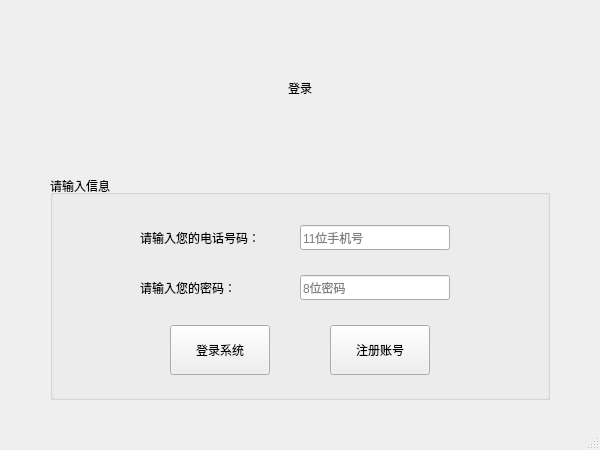
<?xml version="1.0" encoding="UTF-8"?>
<ui version="4.0">
 <class>ProjectFrontendClass</class>
 <widget class="QMainWindow" name="ProjectFrontendClass">
  <property name="geometry">
   <rect>
    <x>0</x>
    <y>0</y>
    <width>600</width>
    <height>450</height>
   </rect>
  </property>
  <property name="minimumSize">
   <size>
    <width>600</width>
    <height>450</height>
   </size>
  </property>
  <property name="maximumSize">
   <size>
    <width>600</width>
    <height>450</height>
   </size>
  </property>
  <property name="windowTitle">
   <string>餐厅系统</string>
  </property>
  <widget class="QWidget" name="centralWidget">
   <widget class="QGroupBox" name="gbLogin">
    <property name="geometry">
     <rect>
      <x>50</x>
      <y>175</y>
      <width>500</width>
      <height>225</height>
     </rect>
    </property>
    <property name="title">
     <string>请输入信息</string>
    </property>
    <property name="alignment">
     <set>Qt::AlignLeading|Qt::AlignLeft|Qt::AlignVCenter</set>
    </property>
    <widget class="QPushButton" name="btnSignUp">
     <property name="geometry">
      <rect>
       <x>280</x>
       <y>150</y>
       <width>100</width>
       <height>50</height>
      </rect>
     </property>
     <property name="text">
      <string>注册账号</string>
     </property>
    </widget>
    <widget class="QPushButton" name="btnSignIn">
     <property name="geometry">
      <rect>
       <x>120</x>
       <y>150</y>
       <width>100</width>
       <height>50</height>
      </rect>
     </property>
     <property name="text">
      <string>登录系统</string>
     </property>
    </widget>
    <widget class="QLabel" name="lblPhone">
     <property name="geometry">
      <rect>
       <x>90</x>
       <y>50</y>
       <width>150</width>
       <height>25</height>
      </rect>
     </property>
     <property name="text">
      <string>请输入您的电话号码：</string>
     </property>
    </widget>
    <widget class="QLabel" name="lblPW">
     <property name="geometry">
      <rect>
       <x>90</x>
       <y>100</y>
       <width>150</width>
       <height>25</height>
      </rect>
     </property>
     <property name="text">
      <string>请输入您的密码：</string>
     </property>
    </widget>
    <widget class="QLineEdit" name="lePhone">
     <property name="geometry">
      <rect>
       <x>250</x>
       <y>50</y>
       <width>150</width>
       <height>25</height>
      </rect>
     </property>
     <property name="text">
      <string/>
     </property>
     <property name="maxLength">
      <number>11</number>
     </property>
     <property name="placeholderText">
      <string>11位手机号</string>
     </property>
    </widget>
    <widget class="QLineEdit" name="lePW">
     <property name="geometry">
      <rect>
       <x>250</x>
       <y>100</y>
       <width>150</width>
       <height>25</height>
      </rect>
     </property>
     <property name="text">
      <string/>
     </property>
     <property name="maxLength">
      <number>8</number>
     </property>
     <property name="echoMode">
      <enum>QLineEdit::Password</enum>
     </property>
     <property name="placeholderText">
      <string>8位密码</string>
     </property>
    </widget>
   </widget>
   <widget class="QLabel" name="lblLogin">
    <property name="geometry">
     <rect>
      <x>225</x>
      <y>75</y>
      <width>150</width>
      <height>25</height>
     </rect>
    </property>
    <property name="text">
     <string>登录</string>
    </property>
    <property name="alignment">
     <set>Qt::AlignCenter</set>
    </property>
   </widget>
  </widget>
  <widget class="QStatusBar" name="statusBar"/>
 </widget>
 <layoutdefault spacing="6" margin="11"/>
 <resources>
  <include location="ProjectFrontend.qrc"/>
 </resources>
 <connections>
  <connection>
   <sender>btnSignUp</sender>
   <signal>clicked()</signal>
   <receiver>ProjectFrontendClass</receiver>
   <slot>OnRegClicked()</slot>
   <hints>
    <hint type="sourcelabel">
     <x>277</x>
     <y>187</y>
    </hint>
    <hint type="destinationlabel">
     <x>407</x>
     <y>151</y>
    </hint>
   </hints>
  </connection>
  <connection>
   <sender>lePhone</sender>
   <signal>textChanged(QString)</signal>
   <receiver>ProjectFrontendClass</receiver>
   <slot>CheckPhone(QString)</slot>
   <hints>
    <hint type="sourcelabel">
     <x>448</x>
     <y>139</y>
    </hint>
    <hint type="destinationlabel">
     <x>523</x>
     <y>28</y>
    </hint>
   </hints>
  </connection>
  <connection>
   <sender>lePW</sender>
   <signal>textChanged(QString)</signal>
   <receiver>ProjectFrontendClass</receiver>
   <slot>CheckPW(QString)</slot>
   <hints>
    <hint type="sourcelabel">
     <x>415</x>
     <y>202</y>
    </hint>
    <hint type="destinationlabel">
     <x>582</x>
     <y>282</y>
    </hint>
   </hints>
  </connection>
  <connection>
   <sender>btnSignIn</sender>
   <signal>clicked()</signal>
   <receiver>ProjectFrontendClass</receiver>
   <slot>OnLogClicked()</slot>
   <hints>
    <hint type="sourcelabel">
     <x>204</x>
     <y>339</y>
    </hint>
    <hint type="destinationlabel">
     <x>27</x>
     <y>317</y>
    </hint>
   </hints>
  </connection>
  <connection>
   <sender>lePW</sender>
   <signal>returnPressed()</signal>
   <receiver>btnSignIn</receiver>
   <slot>click()</slot>
   <hints>
    <hint type="sourcelabel">
     <x>363</x>
     <y>193</y>
    </hint>
    <hint type="destinationlabel">
     <x>268</x>
     <y>341</y>
    </hint>
   </hints>
  </connection>
  <connection>
   <sender>lePhone</sender>
   <signal>returnPressed()</signal>
   <receiver>btnSignIn</receiver>
   <slot>click()</slot>
   <hints>
    <hint type="sourcelabel">
     <x>342</x>
     <y>150</y>
    </hint>
    <hint type="destinationlabel">
     <x>239</x>
     <y>322</y>
    </hint>
   </hints>
  </connection>
 </connections>
 <slots>
  <slot>OnRegClicked()</slot>
  <slot>CheckPhone(QString)</slot>
  <slot>CheckPW(QString)</slot>
  <slot>OnLogClicked()</slot>
 </slots>
</ui>
